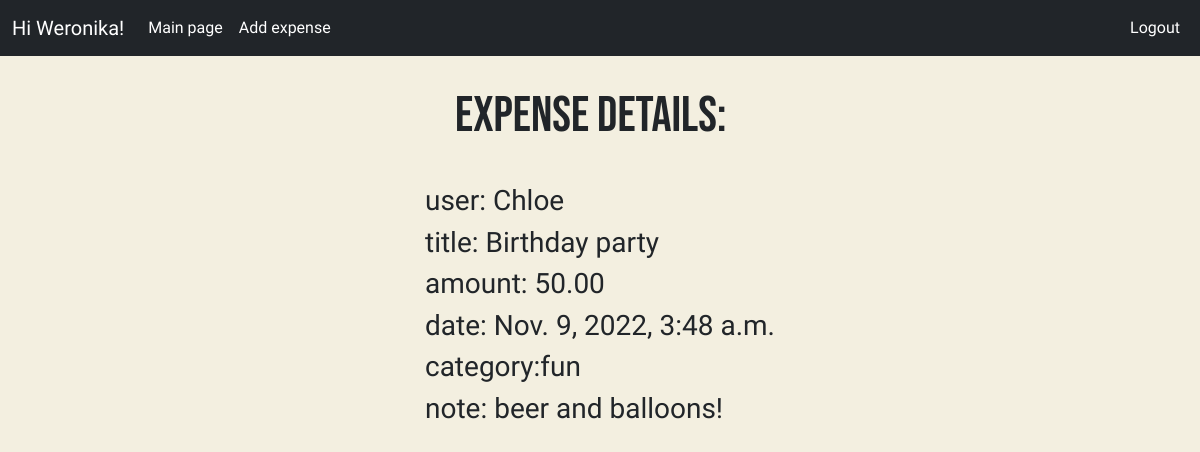
/expense/2 (signed in), run on the app's committed database.
### expense_list/models.py (models this page shows, shortened)
class Expense(models.Model):
    user = models.ForeignKey(User, on_delete=models.CASCADE, null=True, blank=True)
    title = models.CharField(max_length=200, null= False, blank=False, default='title')
    amount = models.DecimalField(max_digits=8, decimal_places=2)
    description = models.TextField(null=False, blank=True, default='text')
    date = models.DateTimeField(default=timezone.now)
    category = models.ForeignKey(Category, on_delete=models.CASCADE)
    class Meta:
        ordering = ['-date']

class Category(models.Model):
    title = models.CharField(max_length=50, null=True, blank=False)
    def __str__(self):
        return self.title

### expense_list/views.py (the view)
# urls.py: path('expense/<int:pk>', ExpenseDetail.as_view(), name='expensedetail'),
class ExpenseDetail(LoginRequiredMixin, DetailView):
    model = Expense
    context_object_name = 'expense'

### expense_list/templates/expense_list/expense_detail.html (shortened to what this page needs)
{% extends 'expense_list/main.html' %}
{% block content %}
<nav class="navbar navbar-expand-lg navbar-dark bg-dark sticky-top">
  <div class="container-fluid">
    <a class="navbar-brand">Hi {{request.user|title}}!</a>
    <div class="collapse navbar-collapse" id="navbarNav">
      <ul class="navbar-nav me-auto">
        <li class="nav-item">
          <a class="nav-link active" href="{% url 'expenselist' %}">Main page</a>
        </li>
                <li class="nav-item">
          <a class="nav-link active" href="{% url 'expensecreate' %}">Add expense</a>
        </li>
      </ul>
      <ul class="navbar-nav ms-auto">
        {% if request.user.is_authenticated %}
        <li class="nav-item">
          <a class="nav-link active" href = "{% url 'logout' %}">Logout</a>
        </li>
          {% else %}
        <li class="nav-item">
          <a class="nav-link active" href = "{% url 'login' %}">Login</a>
        </li>
        {% endif %}
      </ul>
    </div>
  </div>
</nav>
<div class="container-fluid d-flex justify-content-center">
    <div class="row">
    <div class="col-12-xsmall add-expense">
    <h2>Expense details:</h2>
    <h3>user: {{expense.user}}</h3>
    <h3>title: {{expense.title}}</h3>
    <h3>amount: {{expense.amount}}</h3>
    <h3>date: {{expense.date}}</h3>
    <h3>category:{{expense.category}}</h3>
    <h3>note: {{expense.description}}</h3>
    </div>
    </div>
</div>
{% endblock content %}

### expense_list/templates/expense_list/main.html (style rules this page uses)
body { background-color: #F3EFE0; font-family: 'Pontano Sans', sans-serif; }
a { color: #4b5156; text-decoration: none; }
h2 { font-family: 'Bebas Neue', cursive !important; font-size: 50px; padding: 30px; }

### data on the page
Expense: user "Chloe", title "Birthday party", amount "50.00", date "Nov. 9, 2022, 3:48 a.m.", category "fun", description "beer and balloons!"

### other printed values
{{ request.user|title }} "Weronika"
